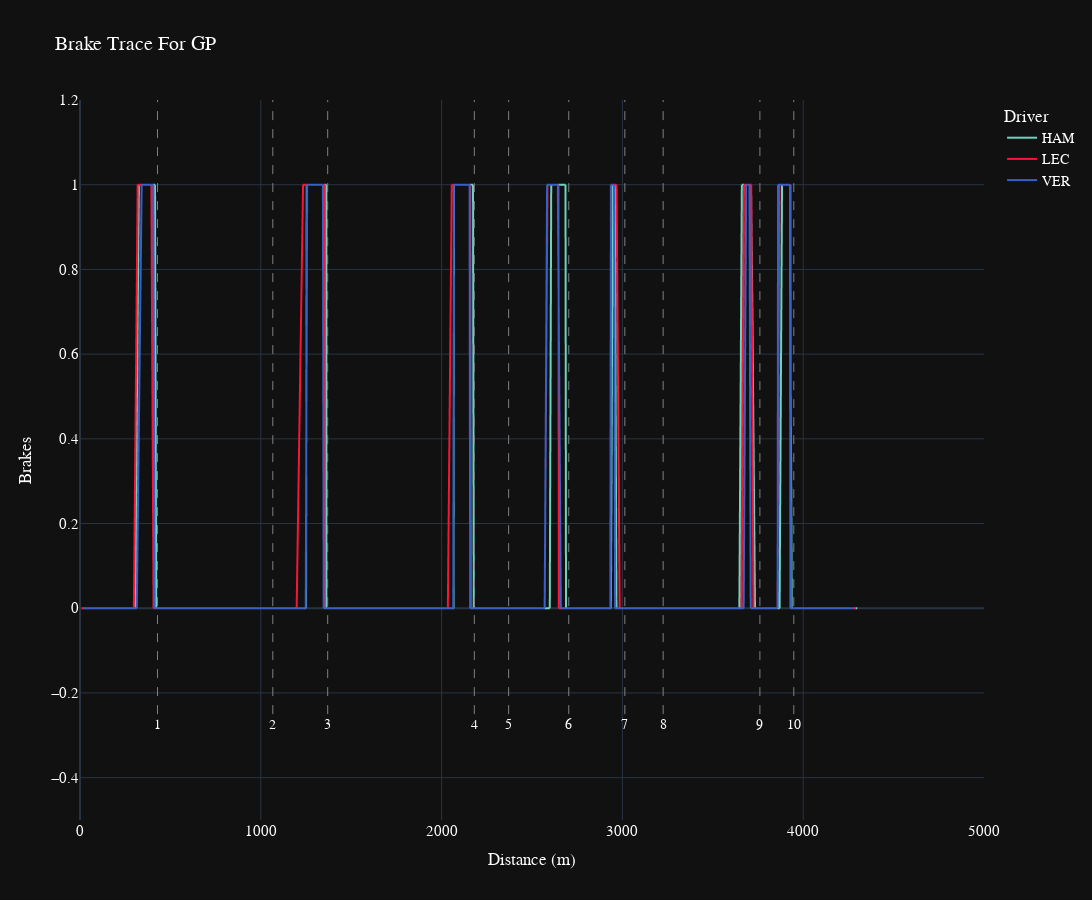

The code cell stored with this chart in its notebook:
### Code cell
fig_brake=px.line(data_frame=track2[(track2['Driver'].isin(['HAM','VER','LEC'])&(track2['LapRank']==1.0))], x="Dist_Diff_Sum", y="Braking",
           color="Driver", hover_name="Driver",
           height=900, width=1800,
           template="plotly_dark",
           title="Brake Trace For GP",
           color_discrete_map={
                 "ALB": "#64C4FF",
                 "ALO": "#229971",
                 "BOT": "#52e252",
                 "GAS": "#0093cc",
                 "HAM": "#27F4D2",
                 "HUL": "#B6BABD",
                 "LEC": "#E80020",
                 "MAG": "#B6BABD",
                 "NOR": "#FF8000",
                 "OCO": "#0093cc",
                 "PER": "#3671C6",
                 "PIA": "#FF8000",
                 "RIC": "#6692FF",
                 "RUS": "#27F4D2",
                 "SAI": "#E80020",
                 "SAR": "#37BEDD",
                 "STR": "#229971",
                 "TSU": "#6692FF",
                 "VER": "#3671C6",
                 "ZHO": "#52e252"
          }
          )

fig_brake.update_layout(
    xaxis_title="Distance (m)",
    yaxis_title="Brakes",
)

v_min = track2['Braking'].min()
v_max = track2['Braking'].max()
corner_distance=circuit_info.corners['Distance']

for k in corner_distance:
  fig_brake.add_shape(type='line',
                yref="y",
                xref="x",
                x0=k,
                y0=v_min-0.25,
                x1=k,
                y1=v_max+0.2,
                line_width=1,
                line_dash="dash",
                line_color="grey")
fig_brake.update_xaxes(range=[0, 5000])
fig_brake.update_yaxes(range=[-0.5, 1.2])

for _, corner in circuit_info.corners.iterrows():
    txt = f"{corner['Number']}{corner['Letter']}"
    fig_brake.add_annotation(x=corner['Distance'], y=v_min-0.3, text=txt, showarrow=False, yshift=10)

fig_brake.update_layout(
   title_x=0.5,
   hoverlabel=dict(
        bgcolor="white",
        font_size=16,
        font_family="PT Sans Narrow"
    ),
    yaxis = dict(tickfont = dict(size=15)),
    xaxis = dict(tickfont = dict(size=15)),
    font=dict(
        family="PT Sans Narrow",
        size=14,
        color="White"
    ),
    title_font_family="PT Sans Narrow"
#  "Arial", "Balto", "Courier New", "Droid Sans", "Droid Serif", "Droid Sans Mono", "Gravitas One", "Old Standard TT", "Open Sans", "Overpass", "PT Sans Narrow", "Raleway", "Times New Roman"
)

fig_brake.show()

### Figure 1 — Plotly figure (JSON) as saved in the notebook; plotly's stock layout.template omitted (floating-point values rounded to 4 significant figures; data arrays with more than 128 entries replaced by an {"elided": "..."} marker saying what was removed)
{"data": [{"hovertemplate": "<b>%{hovertext}</b><br><br>Driver=HAM<br>Dist_Diff_Sum=%{x}<br>Braking=%{y}<extra></extra>", "hovertext": {"elided": "508 str values"}, "legendgroup": "HAM", "line": {"color": "#6CD3BF", "dash": "solid"}, "marker": {"symbol": "circle"}, "mode": "lines", "name": "HAM", "showlegend": true, "type": "scattergl", "x": {"elided": "508 float values"}, "xaxis": "x", "y": {"elided": "508 int values"}, "yaxis": "y"}, {"hovertemplate": "<b>%{hovertext}</b><br><br>Driver=LEC<br>Dist_Diff_Sum=%{x}<br>Braking=%{y}<extra></extra>", "hovertext": {"elided": "498 str values"}, "legendgroup": "LEC", "line": {"color": "#F91536", "dash": "solid"}, "marker": {"symbol": "circle"}, "mode": "lines", "name": "LEC", "showlegend": true, "type": "scattergl", "x": {"elided": "498 float values"}, "xaxis": "x", "y": {"elided": "498 int values"}, "yaxis": "y"}, {"hovertemplate": "<b>%{hovertext}</b><br><br>Driver=VER<br>Dist_Diff_Sum=%{x}<br>Braking=%{y}<extra></extra>", "hovertext": {"elided": "494 str values"}, "legendgroup": "VER", "line": {"color": "#3860C6", "dash": "solid"}, "marker": {"symbol": "circle"}, "mode": "lines", "name": "VER", "showlegend": true, "type": "scattergl", "x": {"elided": "494 float values"}, "xaxis": "x", "y": {"elided": "494 int values"}, "yaxis": "y"}], "layout": {"annotations": [{"showarrow": false, "text": "1", "x": 428.8, "y": -0.3, "yshift": 10}, {"showarrow": false, "text": "2", "x": 1066.0, "y": -0.3, "yshift": 10}, {"showarrow": false, "text": "3", "x": 1370.0, "y": -0.3, "yshift": 10}, {"showarrow": false, "text": "4", "x": 2181.0, "y": -0.3, "yshift": 10}, {"showarrow": false, "text": "5", "x": 2371.0, "y": -0.3, "yshift": 10}, {"showarrow": false, "text": "6", "x": 2703.0, "y": -0.3, "yshift": 10}, {"showarrow": false, "text": "7", "x": 3013.0, "y": -0.3, "yshift": 10}, {"showarrow": false, "text": "8", "x": 3225.0, "y": -0.3, "yshift": 10}, {"showarrow": false, "text": "9", "x": 3761.0, "y": -0.3, "yshift": 10}, {"showarrow": false, "text": "10", "x": 3948.0, "y": -0.3, "yshift": 10}], "font": {"color": "White", "family": "PT Sans Narrow", "size": 14}, "height": 900, "legend": {"title": {"text": "Driver"}, "tracegroupgap": 0}, "shapes": [{"line": {"color": "grey", "dash": "dash", "width": 1}, "type": "line", "x0": 428.8, "x1": 428.8, "xref": "x", "y0": -0.25, "y1": 1.2, "yref": "y"}, {"line": {"color": "grey", "dash": "dash", "width": 1}, "type": "line", "x0": 1066.0, "x1": 1066.0, "xref": "x", "y0": -0.25, "y1": 1.2, "yref": "y"}, {"line": {"color": "grey", "dash": "dash", "width": 1}, "type": "line", "x0": 1370.0, "x1": 1370.0, "xref": "x", "y0": -0.25, "y1": 1.2, "yref": "y"}, {"line": {"color": "grey", "dash": "dash", "width": 1}, "type": "line", "x0": 2181.0, "x1": 2181.0, "xref": "x", "y0": -0.25, "y1": 1.2, "yref": "y"}, {"line": {"color": "grey", "dash": "dash", "width": 1}, "type": "line", "x0": 2371.0, "x1": 2371.0, "xref": "x", "y0": -0.25, "y1": 1.2, "yref": "y"}, {"line": {"color": "grey", "dash": "dash", "width": 1}, "type": "line", "x0": 2703.0, "x1": 2703.0, "xref": "x", "y0": -0.25, "y1": 1.2, "yref": "y"}, {"line": {"color": "grey", "dash": "dash", "width": 1}, "type": "line", "x0": 3013.0, "x1": 3013.0, "xref": "x", "y0": -0.25, "y1": 1.2, "yref": "y"}, {"line": {"color": "grey", "dash": "dash", "width": 1}, "type": "line", "x0": 3225.0, "x1": 3225.0, "xref": "x", "y0": -0.25, "y1": 1.2, "yref": "y"}, {"line": {"color": "grey", "dash": "dash", "width": 1}, "type": "line", "x0": 3761.0, "x1": 3761.0, "xref": "x", "y0": -0.25, "y1": 1.2, "yref": "y"}, {"line": {"color": "grey", "dash": "dash", "width": 1}, "type": "line", "x0": 3948.0, "x1": 3948.0, "xref": "x", "y0": -0.25, "y1": 1.2, "yref": "y"}], "title": {"font": {"family": "PT Sans Narrow"}, "text": "Brake Trace For GP"}, "width": 1800, "xaxis": {"anchor": "y", "domain": [0, 1], "range": [0, 5000], "tickfont": {"size": 15}, "title": {"text": "Distance (m)"}}, "yaxis": {"anchor": "x", "domain": [0, 1], "range": [-0.5, 1.2], "tickfont": {"size": 15}, "title": {"text": "Brakes"}}}}
